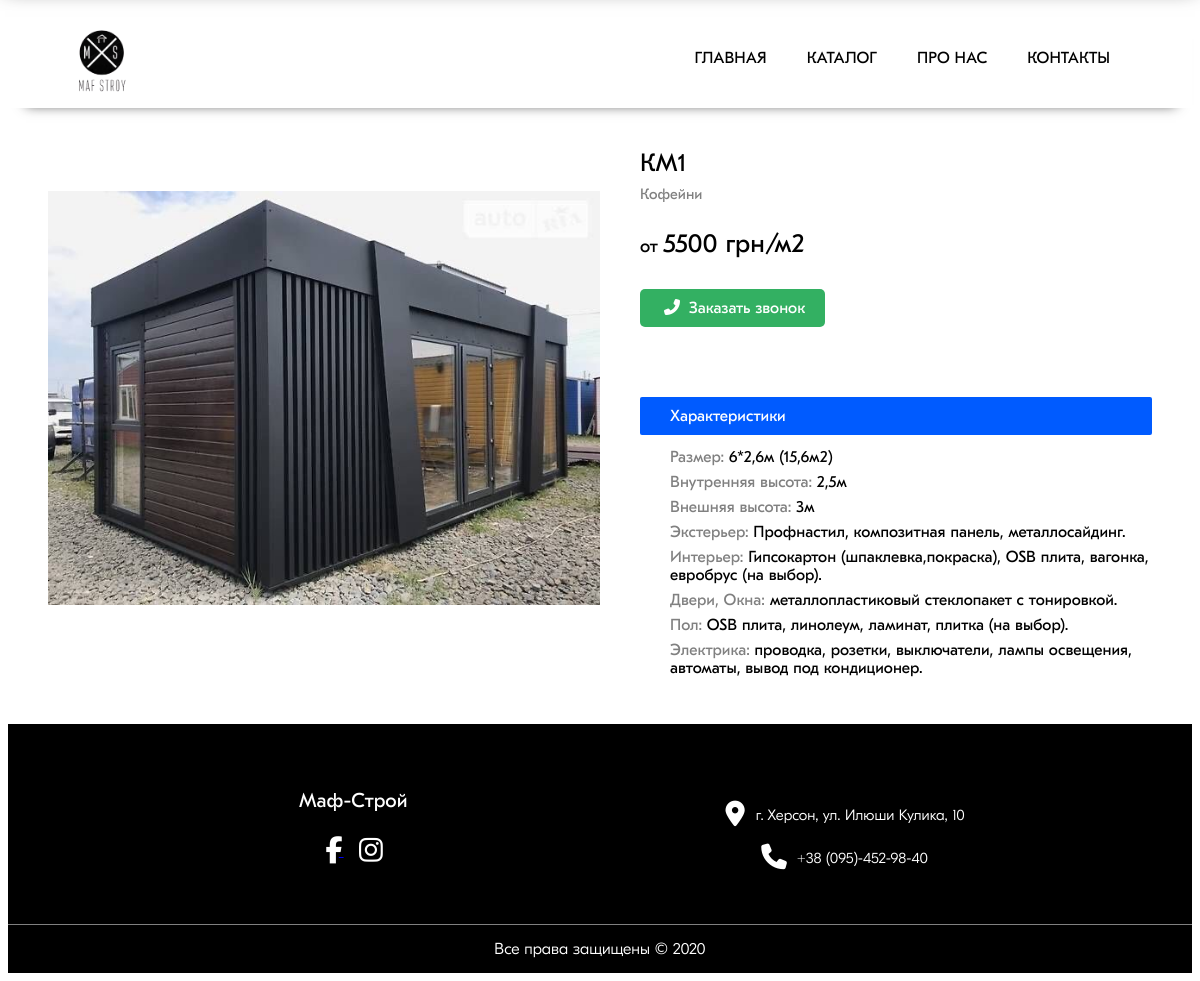
Before: /item/458 with the older database file.
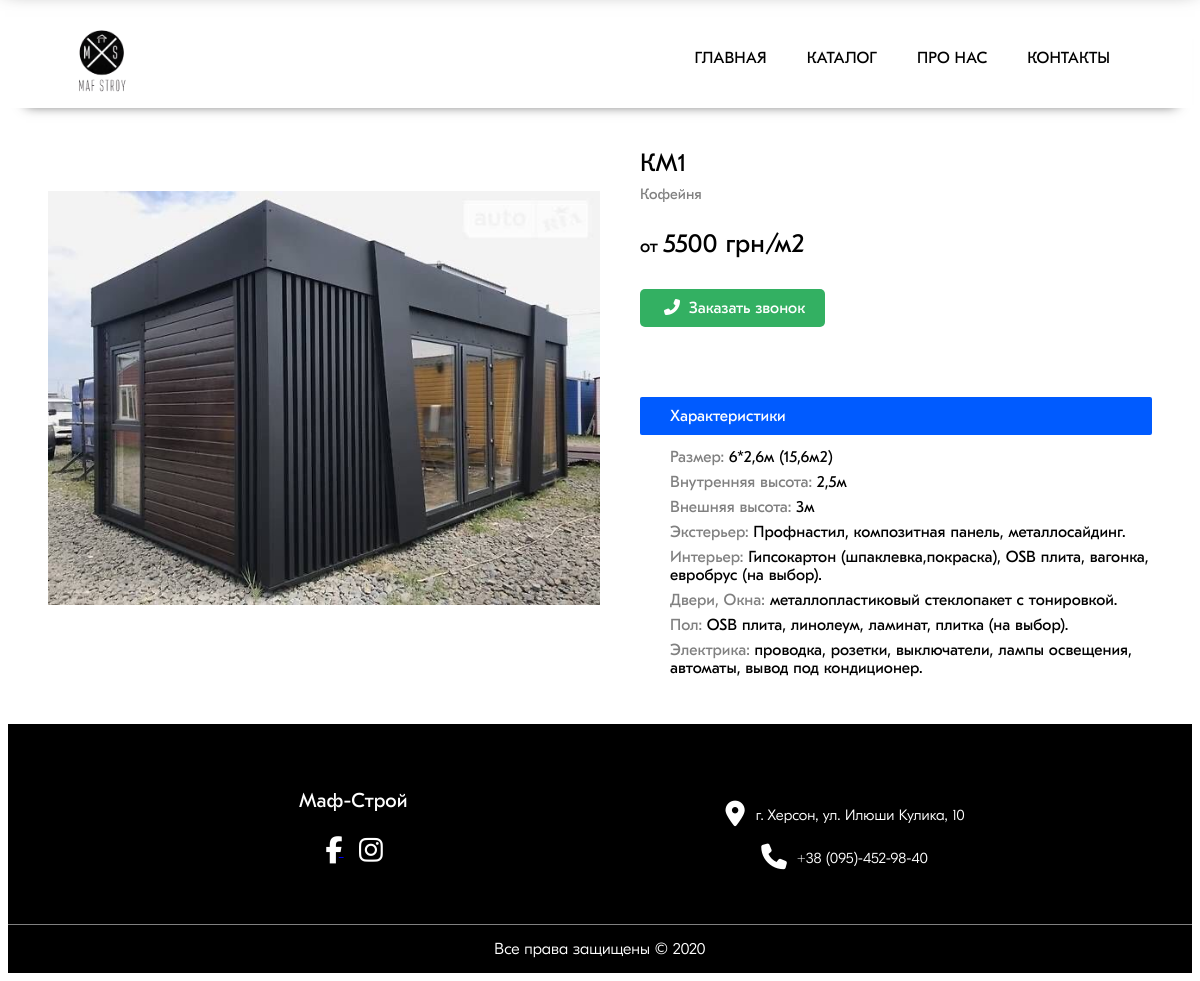
After: the same page with the newer database file.
### products/models.py (models this page shows, shortened)
class Item(models.Model):
    category = models.ForeignKey(Category, on_delete = models.CASCADE, )
    name = models.CharField(default='', max_length = 300)
    price = models.IntegerField(default=0,)
    size = models.CharField(default='', max_length = 300)
    h_in = models.CharField(default='', max_length = 300)
    h_out = models.CharField(default='', max_length = 300)
    eksterier = models.CharField(default='', max_length = 300)
    interier = models.CharField(default='', max_length = 300)
    doors = models.CharField(default='', max_length = 300)
    floor = models.CharField(default='', max_length = 300)
    electrik = models.CharField(default='', max_length = 300)

class Category(models.Model):
    name = models.CharField(default='', max_length = 200)
    imgurl = models.ImageField(upload_to='static/images', blank = True, null = True)

### products/views.py (the view)
# urls.py: path('item/<int:item_id>', views.item, name="item"),
def item(request, item_id):
    current_item = Item.objects.get(id = item_id)
    return render(request, 'products/item.html', {
        'item': current_item,
    })

### products/templatetags/extras.py (called while the page is built)
@register.simple_tag
def modify_imgurl(imgurl):
    imgurl = imgurl.split('/')[-1]
    imgurl = '/static/images/products/' + imgurl
    return imgurl

### templates/products/item.html (shortened to what this page needs)
{% extends './base.html' %}
{% load static %}
{% load extras %}
{% block content %}
<div class="product__page__wrapper">
    <div class="product__page__container">
        <div class="product__page__container__image">
            {% if item.itemimage_set.all|length > 1 %}
            <div class="product__page__container__image__toslide
            owl-carousel owl-theme">
            {% for img in item.itemimage_set.all  %}
            {% modify_imgurl img.imgurl.url as imgurl %}
            <img src="{{ imgurl }}"
             alt="">
             {% endfor %}
            </div>
             {% comment %} <span class="prev_1_1" id="prev_1">
                <i class="gg-chevron-left"></i>
            </span>
            <span class="next_1_1" id="next_1">
                <i class="gg-chevron-right"></i>
            </span>  {% endcomment %}
                {% else %}
                <div class="">
                {% for img in item.itemimage_set.all  %}
                {% modify_imgurl img.imgurl.url as imgurl %}
                <img src="{{ imgurl }}"
                alt="">
             {% endfor %}
             </div>
            {% endif %}
        </div>
        <div class="product__page__container__info">
           <span class="product__page__container__info__name">
                {{ item.name }}
           </span>
           <span class="product__page__container__info__category">
                {{ item.category.name }}
           </span>
           <span class="product__page__container__info__price">
           от
            <span>
                {{ item.price }} грн/м2
            </span>
           </span>
           <div class="call__button__1 green">
                <span class="#call__button__1">
                <i class="fa fa-phone-alt"></i>
                Заказать звонок
                </span>
           </div>
           <div class="product__page__container__info__features">
                <div class="product__page__container__info__features__title">
                    <span>
                        Характеристики
                    </span>
                </div>
                <div class="product__page__container__info__features__item">
                    Размер:
                        <span>
                            {{ item.size }}
                        </span>
                    </div>
                <div class="product__page__container__info__features__item">
                    Внутренняя высота:
                        <span>
                            {{ item.h_in }}
                        </span>
                    </div>
                <div class="product__page__container__info__features__item">
                    Внешняя высота:
                        <span>
                            {{ item.h_out }}
                        </span>
                </div>
                <div class="product__page__container__info__features__item">
                    Экстерьер:
                        <span>
                            {{ item.eksterier }}
                        </span>
                </div>
                <div class="product__page__container__info__features__item">
                    Интерьер:
                        <span>
                            {{ item.interier }}
                        </span>
                </div>
                <div class="product__page__container__info__features__item">
                    Двери, Окна:
                        <span>
                            {{ item.doors }}
                        </span>
                </div>
                <div class="product__page__container__info__features__item">
                    Пол:
                        <span>
                            {{ item.floor }}
                        </span>
                </div>
                <div class="product__page__container__info__features__item">
                    Электрика:
                        <span>
                            {{ item.electrik }}
                        </span>
                </div>
           </div>
        </div>
    </div>
</div>
{% endblock content %}

Changed rows visible on the page:
changed through a linked row, Item "КМ1": category.name "Кофейни" → "Кофейня"
